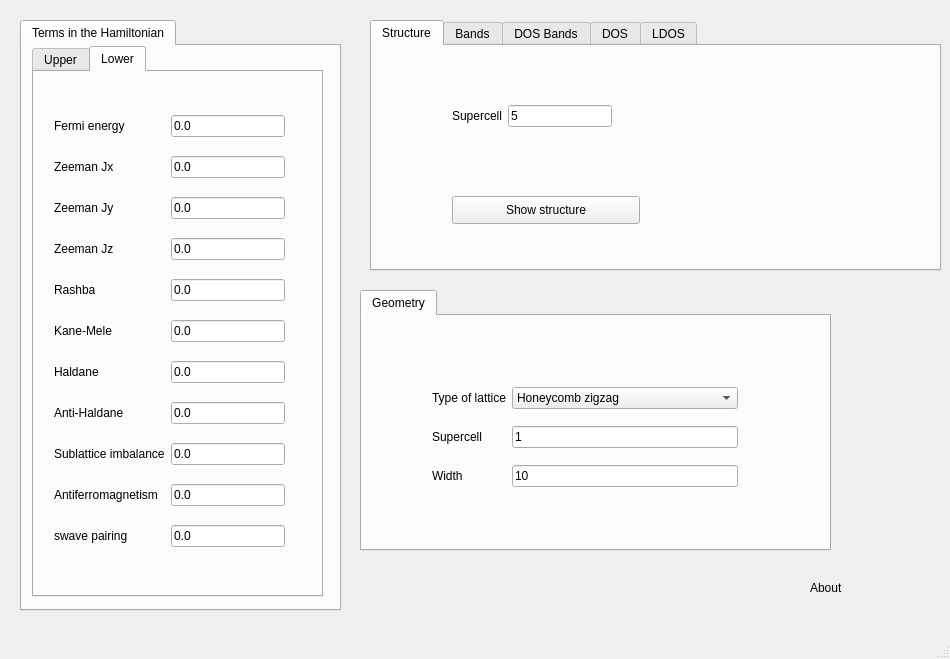
<?xml version="1.0" encoding="UTF-8"?>
<ui version="4.0">
 <class>MainWindow</class>
 <widget class="QMainWindow" name="MainWindow">
  <property name="geometry">
   <rect>
    <x>0</x>
    <y>0</y>
    <width>950</width>
    <height>659</height>
   </rect>
  </property>
  <property name="windowTitle">
   <string>Hybrid ribbon</string>
  </property>
  <widget class="QWidget" name="centralwidget">
   <widget class="QTabWidget" name="tabWidget">
    <property name="geometry">
     <rect>
      <x>360</x>
      <y>290</y>
      <width>471</width>
      <height>261</height>
     </rect>
    </property>
    <property name="currentIndex">
     <number>0</number>
    </property>
    <property name="documentMode">
     <bool>false</bool>
    </property>
    <property name="tabsClosable">
     <bool>false</bool>
    </property>
    <property name="movable">
     <bool>false</bool>
    </property>
    <widget class="QWidget" name="tab_2">
     <attribute name="title">
      <string>Geometry</string>
     </attribute>
     <widget class="QWidget" name="gridLayoutWidget_4">
      <property name="geometry">
       <rect>
        <x>70</x>
        <y>60</y>
        <width>306</width>
        <height>124</height>
       </rect>
      </property>
      <layout class="QGridLayout" name="gridLayout_4">
       <item row="0" column="0">
        <widget class="QLabel" name="label_8">
         <property name="text">
          <string>Type of lattice</string>
         </property>
        </widget>
       </item>
       <item row="0" column="1">
        <widget class="QComboBox" name="lattice">
         <item>
          <property name="text">
           <string>Honeycomb zigzag</string>
          </property>
         </item>
         <item>
          <property name="text">
           <string>Honeycomb armchair</string>
          </property>
         </item>
         <item>
          <property name="text">
           <string>Square</string>
          </property>
         </item>
         <item>
          <property name="text">
           <string>Triangular</string>
          </property>
         </item>
         <item>
          <property name="text">
           <string>Kagome</string>
          </property>
         </item>
         <item>
          <property name="text">
           <string>Lieb</string>
          </property>
         </item>
         <item>
          <property name="text">
           <string>Chain</string>
          </property>
         </item>
        </widget>
       </item>
       <item row="1" column="1">
        <widget class="QLineEdit" name="nsuper">
         <property name="text">
          <string>1</string>
         </property>
        </widget>
       </item>
       <item row="1" column="0">
        <widget class="QLabel" name="label_6">
         <property name="text">
          <string>Supercell</string>
         </property>
        </widget>
       </item>
       <item row="2" column="0">
        <widget class="QLabel" name="label_2">
         <property name="text">
          <string>Width</string>
         </property>
        </widget>
       </item>
       <item row="2" column="1">
        <widget class="QLineEdit" name="width">
         <property name="text">
          <string>10</string>
         </property>
        </widget>
       </item>
      </layout>
     </widget>
     <zorder>gridLayoutWidget_4</zorder>
     <zorder>gridLayoutWidget_4</zorder>
    </widget>
   </widget>
   <widget class="QTabWidget" name="tabWidget_2">
    <property name="geometry">
     <rect>
      <x>20</x>
      <y>20</y>
      <width>321</width>
      <height>591</height>
     </rect>
    </property>
    <property name="currentIndex">
     <number>0</number>
    </property>
    <widget class="QWidget" name="tab_3">
     <attribute name="title">
      <string>Terms in the Hamiltonian</string>
     </attribute>
     <widget class="QTabWidget" name="tabWidget_4">
      <property name="geometry">
       <rect>
        <x>10</x>
        <y>0</y>
        <width>291</width>
        <height>551</height>
       </rect>
      </property>
      <property name="currentIndex">
       <number>1</number>
      </property>
      <widget class="QWidget" name="tab_8">
       <attribute name="title">
        <string>Upper</string>
       </attribute>
       <widget class="QWidget" name="gridLayoutWidget">
        <property name="geometry">
         <rect>
          <x>20</x>
          <y>30</y>
          <width>231</width>
          <height>464</height>
         </rect>
        </property>
        <layout class="QGridLayout" name="gridLayout">
         <item row="9" column="1">
          <widget class="QLineEdit" name="mAF">
           <property name="text">
            <string>0.0</string>
           </property>
          </widget>
         </item>
         <item row="4" column="0">
          <widget class="QLabel" name="label_10">
           <property name="text">
            <string>Rashba</string>
           </property>
          </widget>
         </item>
         <item row="9" column="0">
          <widget class="QLabel" name="label_13">
           <property name="text">
            <string>Antiferromagnetism</string>
           </property>
          </widget>
         </item>
         <item row="3" column="0">
          <widget class="QLabel" name="label_5">
           <property name="text">
            <string>Zeeman Jz</string>
           </property>
          </widget>
         </item>
         <item row="7" column="0">
          <widget class="QLabel" name="label_25">
           <property name="text">
            <string>Anti-Haldane</string>
           </property>
          </widget>
         </item>
         <item row="5" column="1">
          <widget class="QLineEdit" name="kanemele">
           <property name="text">
            <string>0.0</string>
           </property>
          </widget>
         </item>
         <item row="6" column="1">
          <widget class="QLineEdit" name="haldane">
           <property name="text">
            <string>0.0</string>
           </property>
          </widget>
         </item>
         <item row="3" column="1">
          <widget class="QLineEdit" name="Bz">
           <property name="text">
            <string>0.0</string>
           </property>
          </widget>
         </item>
         <item row="2" column="1">
          <widget class="QLineEdit" name="By">
           <property name="text">
            <string>0.0</string>
           </property>
          </widget>
         </item>
         <item row="0" column="0">
          <widget class="QLabel" name="label">
           <property name="text">
            <string>Fermi energy</string>
           </property>
          </widget>
         </item>
         <item row="5" column="0">
          <widget class="QLabel" name="label_11">
           <property name="text">
            <string>Kane-Mele</string>
           </property>
          </widget>
         </item>
         <item row="2" column="0">
          <widget class="QLabel" name="label_4">
           <property name="text">
            <string>Zeeman Jy</string>
           </property>
          </widget>
         </item>
         <item row="1" column="0">
          <widget class="QLabel" name="label_3">
           <property name="text">
            <string>Zeeman Jx</string>
           </property>
          </widget>
         </item>
         <item row="0" column="1">
          <widget class="QLineEdit" name="fermi">
           <property name="enabled">
            <bool>true</bool>
           </property>
           <property name="text">
            <string>0.0</string>
           </property>
          </widget>
         </item>
         <item row="8" column="1">
          <widget class="QLineEdit" name="mAB">
           <property name="text">
            <string>0.0</string>
           </property>
          </widget>
         </item>
         <item row="4" column="1">
          <widget class="QLineEdit" name="rashba">
           <property name="text">
            <string>0.0</string>
           </property>
          </widget>
         </item>
         <item row="1" column="1">
          <widget class="QLineEdit" name="Bx">
           <property name="text">
            <string>0.0</string>
           </property>
          </widget>
         </item>
         <item row="7" column="1">
          <widget class="QLineEdit" name="antihaldane">
           <property name="text">
            <string>0.0</string>
           </property>
          </widget>
         </item>
         <item row="8" column="0">
          <widget class="QLabel" name="label_12">
           <property name="text">
            <string>Sublattice imbalance</string>
           </property>
          </widget>
         </item>
         <item row="6" column="0">
          <widget class="QLabel" name="label_24">
           <property name="text">
            <string>Haldane</string>
           </property>
          </widget>
         </item>
         <item row="10" column="0">
          <widget class="QLabel" name="label_26">
           <property name="text">
            <string>swave pairing</string>
           </property>
          </widget>
         </item>
         <item row="10" column="1">
          <widget class="QLineEdit" name="swave">
           <property name="text">
            <string>0.0</string>
           </property>
          </widget>
         </item>
        </layout>
       </widget>
      </widget>
      <widget class="QWidget" name="tab_11">
       <attribute name="title">
        <string>Lower</string>
       </attribute>
       <widget class="QWidget" name="gridLayoutWidget_10">
        <property name="geometry">
         <rect>
          <x>20</x>
          <y>30</y>
          <width>231</width>
          <height>464</height>
         </rect>
        </property>
        <layout class="QGridLayout" name="gridLayout_10">
         <item row="3" column="1">
          <widget class="QLineEdit" name="Bz_2">
           <property name="text">
            <string>0.0</string>
           </property>
          </widget>
         </item>
         <item row="9" column="1">
          <widget class="QLineEdit" name="mAF_2">
           <property name="text">
            <string>0.0</string>
           </property>
          </widget>
         </item>
         <item row="10" column="0">
          <widget class="QLabel" name="label_42">
           <property name="text">
            <string>swave pairing</string>
           </property>
          </widget>
         </item>
         <item row="1" column="0">
          <widget class="QLabel" name="label_36">
           <property name="text">
            <string>Zeeman Jx</string>
           </property>
          </widget>
         </item>
         <item row="1" column="1">
          <widget class="QLineEdit" name="Bx_2">
           <property name="text">
            <string>0.0</string>
           </property>
          </widget>
         </item>
         <item row="8" column="0">
          <widget class="QLabel" name="label_22">
           <property name="text">
            <string>Sublattice imbalance</string>
           </property>
          </widget>
         </item>
         <item row="0" column="1">
          <widget class="QLineEdit" name="fermi_2">
           <property name="enabled">
            <bool>true</bool>
           </property>
           <property name="text">
            <string>0.0</string>
           </property>
          </widget>
         </item>
         <item row="2" column="0">
          <widget class="QLabel" name="label_34">
           <property name="text">
            <string>Zeeman Jy</string>
           </property>
          </widget>
         </item>
         <item row="8" column="1">
          <widget class="QLineEdit" name="mAB_2">
           <property name="text">
            <string>0.0</string>
           </property>
          </widget>
         </item>
         <item row="6" column="0">
          <widget class="QLabel" name="label_41">
           <property name="text">
            <string>Haldane</string>
           </property>
          </widget>
         </item>
         <item row="6" column="1">
          <widget class="QLineEdit" name="haldane_2">
           <property name="text">
            <string>0.0</string>
           </property>
          </widget>
         </item>
         <item row="7" column="1">
          <widget class="QLineEdit" name="antihaldane_2">
           <property name="text">
            <string>0.0</string>
           </property>
          </widget>
         </item>
         <item row="2" column="1">
          <widget class="QLineEdit" name="By_2">
           <property name="text">
            <string>0.0</string>
           </property>
          </widget>
         </item>
         <item row="3" column="0">
          <widget class="QLabel" name="label_38">
           <property name="text">
            <string>Zeeman Jz</string>
           </property>
          </widget>
         </item>
         <item row="4" column="0">
          <widget class="QLabel" name="label_32">
           <property name="text">
            <string>Rashba</string>
           </property>
          </widget>
         </item>
         <item row="5" column="1">
          <widget class="QLineEdit" name="kanemele_2">
           <property name="text">
            <string>0.0</string>
           </property>
          </widget>
         </item>
         <item row="9" column="0">
          <widget class="QLabel" name="label_39">
           <property name="text">
            <string>Antiferromagnetism</string>
           </property>
          </widget>
         </item>
         <item row="5" column="0">
          <widget class="QLabel" name="label_33">
           <property name="text">
            <string>Kane-Mele</string>
           </property>
          </widget>
         </item>
         <item row="0" column="0">
          <widget class="QLabel" name="label_37">
           <property name="text">
            <string>Fermi energy</string>
           </property>
          </widget>
         </item>
         <item row="4" column="1">
          <widget class="QLineEdit" name="rashba_2">
           <property name="text">
            <string>0.0</string>
           </property>
          </widget>
         </item>
         <item row="10" column="1">
          <widget class="QLineEdit" name="swave_2">
           <property name="text">
            <string>0.0</string>
           </property>
          </widget>
         </item>
         <item row="7" column="0">
          <widget class="QLabel" name="label_40">
           <property name="text">
            <string>Anti-Haldane</string>
           </property>
          </widget>
         </item>
        </layout>
       </widget>
      </widget>
     </widget>
    </widget>
   </widget>
   <widget class="QLabel" name="label_46">
    <property name="geometry">
     <rect>
      <x>810</x>
      <y>578</y>
      <width>51</width>
      <height>20</height>
     </rect>
    </property>
    <property name="toolTip">
     <string>This module allows to compute heterostructures consisting of two different films. You have to specify the parameters of the two films</string>
    </property>
    <property name="text">
     <string>About</string>
    </property>
   </widget>
   <widget class="QTabWidget" name="tabWidget_3">
    <property name="geometry">
     <rect>
      <x>370</x>
      <y>20</y>
      <width>571</width>
      <height>251</height>
     </rect>
    </property>
    <property name="currentIndex">
     <number>0</number>
    </property>
    <widget class="QWidget" name="tab_4">
     <attribute name="title">
      <string>Structure</string>
     </attribute>
     <widget class="QPushButton" name="show_structure">
      <property name="geometry">
       <rect>
        <x>80</x>
        <y>150</y>
        <width>188</width>
        <height>28</height>
       </rect>
      </property>
      <property name="text">
       <string>Show structure</string>
      </property>
     </widget>
     <widget class="QWidget" name="gridLayoutWidget_3">
      <property name="geometry">
       <rect>
        <x>80</x>
        <y>30</y>
        <width>160</width>
        <height>80</height>
       </rect>
      </property>
      <layout class="QGridLayout" name="gridLayout_3">
       <item row="0" column="0">
        <widget class="QLabel" name="label_7">
         <property name="text">
          <string>Supercell</string>
         </property>
        </widget>
       </item>
       <item row="0" column="1">
        <widget class="QLineEdit" name="nsuper_struct">
         <property name="text">
          <string>5</string>
         </property>
        </widget>
       </item>
      </layout>
     </widget>
    </widget>
    <widget class="QWidget" name="tab_5">
     <attribute name="title">
      <string>Bands</string>
     </attribute>
     <widget class="QPushButton" name="show_bands">
      <property name="geometry">
       <rect>
        <x>20</x>
        <y>30</y>
        <width>188</width>
        <height>28</height>
       </rect>
      </property>
      <property name="text">
       <string>Band structure</string>
      </property>
     </widget>
     <widget class="QWidget" name="gridLayoutWidget_2">
      <property name="geometry">
       <rect>
        <x>30</x>
        <y>70</y>
        <width>271</width>
        <height>64</height>
       </rect>
      </property>
      <layout class="QGridLayout" name="gridLayout_2">
       <item row="0" column="0">
        <widget class="QLabel" name="label_15">
         <property name="text">
          <string>Operator</string>
         </property>
        </widget>
       </item>
       <item row="0" column="1">
        <widget class="QComboBox" name="bands_color">
         <property name="currentIndex">
          <number>0</number>
         </property>
         <item>
          <property name="text">
           <string>None</string>
          </property>
         </item>
         <item>
          <property name="text">
           <string>Sx</string>
          </property>
         </item>
         <item>
          <property name="text">
           <string>Sy</string>
          </property>
         </item>
         <item>
          <property name="text">
           <string>Sz</string>
          </property>
         </item>
         <item>
          <property name="text">
           <string>Valley</string>
          </property>
         </item>
        </widget>
       </item>
       <item row="1" column="0">
        <widget class="QLabel" name="label_9">
         <property name="text">
          <string># kpoints</string>
         </property>
        </widget>
       </item>
       <item row="1" column="1">
        <widget class="QLineEdit" name="nk_bands">
         <property name="text">
          <string>100</string>
         </property>
        </widget>
       </item>
      </layout>
     </widget>
    </widget>
    <widget class="QWidget" name="tab_9">
     <attribute name="title">
      <string>DOS Bands</string>
     </attribute>
     <widget class="QPushButton" name="show_dosbands">
      <property name="geometry">
       <rect>
        <x>260</x>
        <y>150</y>
        <width>171</width>
        <height>28</height>
       </rect>
      </property>
      <property name="toolTip">
       <string>This is equivalent to band structure calculation, but it can be applied for very large systems</string>
      </property>
      <property name="text">
       <string>Show DOS Bands</string>
      </property>
     </widget>
     <widget class="QWidget" name="gridLayoutWidget_11">
      <property name="geometry">
       <rect>
        <x>30</x>
        <y>20</y>
        <width>201</width>
        <height>176</height>
       </rect>
      </property>
      <layout class="QGridLayout" name="gridLayout_11">
       <item row="0" column="1">
        <widget class="QLineEdit" name="delta_kbands">
         <property name="text">
          <string>0.01</string>
         </property>
        </widget>
       </item>
       <item row="0" column="0">
        <widget class="QLabel" name="label_27">
         <property name="text">
          <string>Smearing</string>
         </property>
        </widget>
       </item>
       <item row="1" column="1">
        <widget class="QLineEdit" name="ne_kbands">
         <property name="text">
          <string>400</string>
         </property>
        </widget>
       </item>
       <item row="1" column="0">
        <widget class="QLabel" name="label_28">
         <property name="text">
          <string># of energies</string>
         </property>
        </widget>
       </item>
       <item row="2" column="0">
        <widget class="QLabel" name="label_29">
         <property name="text">
          <string>Energy window</string>
         </property>
        </widget>
       </item>
       <item row="2" column="1">
        <widget class="QLineEdit" name="window_kbands">
         <property name="text">
          <string>3.0</string>
         </property>
        </widget>
       </item>
       <item row="3" column="0">
        <widget class="QLabel" name="label_30">
         <property name="text">
          <string>KPM scale</string>
         </property>
        </widget>
       </item>
       <item row="3" column="1">
        <widget class="QLineEdit" name="scale_kbands">
         <property name="text">
          <string>10.0</string>
         </property>
        </widget>
       </item>
       <item row="4" column="0">
        <widget class="QLabel" name="label_31">
         <property name="text">
          <string># vectors</string>
         </property>
        </widget>
       </item>
       <item row="4" column="1">
        <widget class="QLineEdit" name="nv_kbands">
         <property name="text">
          <string>10</string>
         </property>
        </widget>
       </item>
      </layout>
     </widget>
    </widget>
    <widget class="QWidget" name="tab_6">
     <attribute name="title">
      <string>DOS</string>
     </attribute>
     <widget class="QPushButton" name="show_dos">
      <property name="geometry">
       <rect>
        <x>50</x>
        <y>40</y>
        <width>188</width>
        <height>28</height>
       </rect>
      </property>
      <property name="text">
       <string>Density of states</string>
      </property>
     </widget>
     <widget class="QWidget" name="gridLayoutWidget_5">
      <property name="geometry">
       <rect>
        <x>60</x>
        <y>87</y>
        <width>211</width>
        <height>81</height>
       </rect>
      </property>
      <layout class="QGridLayout" name="gridLayout_5">
       <item row="0" column="0">
        <widget class="QLabel" name="label_16">
         <property name="text">
          <string>Smearing</string>
         </property>
        </widget>
       </item>
       <item row="0" column="1">
        <widget class="QLineEdit" name="DOS_smearing">
         <property name="text">
          <string>0.01</string>
         </property>
        </widget>
       </item>
      </layout>
     </widget>
    </widget>
    <widget class="QWidget" name="tab_7">
     <attribute name="title">
      <string>LDOS</string>
     </attribute>
     <widget class="QWidget" name="gridLayoutWidget_6">
      <property name="geometry">
       <rect>
        <x>40</x>
        <y>10</y>
        <width>251</width>
        <height>200</height>
       </rect>
      </property>
      <layout class="QGridLayout" name="gridLayout_6">
       <item row="0" column="1">
        <widget class="QLineEdit" name="ne_ldos">
         <property name="text">
          <string>300</string>
         </property>
        </widget>
       </item>
       <item row="3" column="1">
        <widget class="QLineEdit" name="delta_ldos">
         <property name="text">
          <string>0.03</string>
         </property>
        </widget>
       </item>
       <item row="3" column="0">
        <widget class="QLabel" name="label_35">
         <property name="text">
          <string>Smearing</string>
         </property>
        </widget>
       </item>
       <item row="1" column="1">
        <widget class="QLineEdit" name="nk_ldos">
         <property name="text">
          <string>20</string>
         </property>
        </widget>
       </item>
       <item row="0" column="0">
        <widget class="QLabel" name="label_17">
         <property name="text">
          <string># of energies</string>
         </property>
        </widget>
       </item>
       <item row="1" column="0">
        <widget class="QLabel" name="label_18">
         <property name="text">
          <string># of kpoints</string>
         </property>
        </widget>
       </item>
       <item row="2" column="0">
        <widget class="QLabel" name="label_55">
         <property name="text">
          <string>Energy window</string>
         </property>
        </widget>
       </item>
       <item row="2" column="1">
        <widget class="QLineEdit" name="window_ldos">
         <property name="text">
          <string>0.5</string>
         </property>
        </widget>
       </item>
       <item row="4" column="0">
        <widget class="QLabel" name="label_56">
         <property name="text">
          <string>Supercell</string>
         </property>
        </widget>
       </item>
       <item row="4" column="1">
        <widget class="QLineEdit" name="nsuper_ldos">
         <property name="text">
          <string>5</string>
         </property>
        </widget>
       </item>
      </layout>
     </widget>
     <widget class="QPushButton" name="show_interactive_ldos">
      <property name="geometry">
       <rect>
        <x>340</x>
        <y>90</y>
        <width>188</width>
        <height>28</height>
       </rect>
      </property>
      <property name="text">
       <string>Show LDOS</string>
      </property>
     </widget>
    </widget>
   </widget>
  </widget>
  <widget class="QMenuBar" name="menubar">
   <property name="geometry">
    <rect>
     <x>0</x>
     <y>0</y>
     <width>950</width>
     <height>24</height>
    </rect>
   </property>
  </widget>
  <widget class="QStatusBar" name="statusbar"/>
 </widget>
 <resources/>
 <connections/>
</ui>
